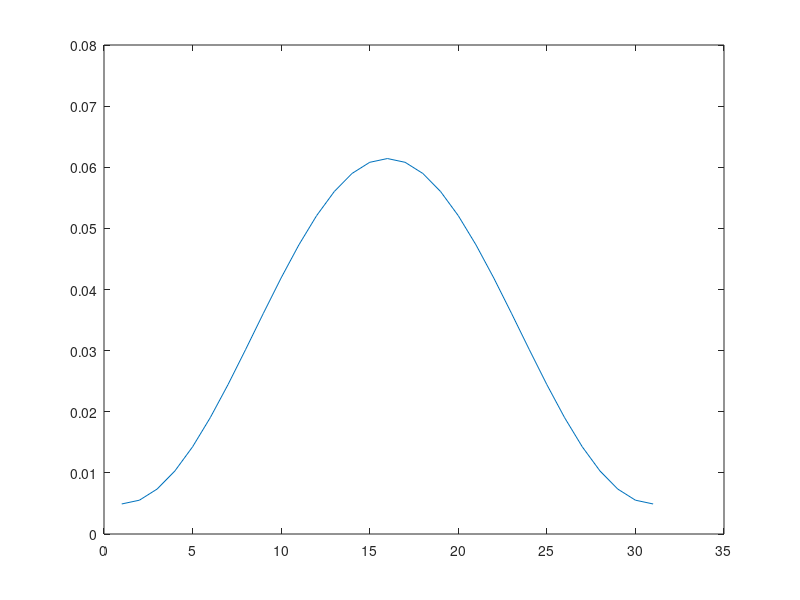

MATLAB code to generate this figure:
a_10 = round(fir1(10, 3000/2000000)*1024);
dlmwrite("fir_10_taps.txt", a_10, ' ');

a_30 = round(fir1(30, 3000/2000000)*1024);
dlmwrite("fir_30_taps.txt", a_30, ' ');
plot(fir1(30, 3000/2000000));

a_60 = round(fir1(60, 3000/2000000)*1024);
dlmwrite("fir_60_taps.txt", a_60, ' ');